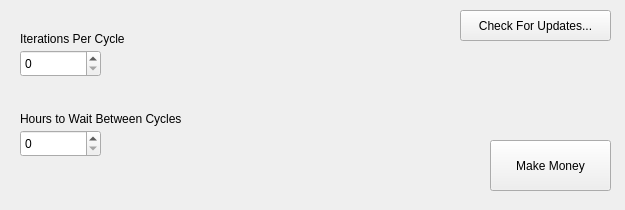
<?xml version="1.0" encoding="UTF-8"?>
<ui version="4.0">
 <class>MainWindow</class>
 <widget class="QMainWindow" name="MainWindow">
  <property name="geometry">
   <rect>
    <x>0</x>
    <y>0</y>
    <width>625</width>
    <height>210</height>
   </rect>
  </property>
  <property name="windowTitle">
   <string>MoneyMaker</string>
  </property>
  <widget class="QWidget" name="centralWidget">
   <widget class="QPushButton" name="pushButton">
    <property name="geometry">
     <rect>
      <x>490</x>
      <y>140</y>
      <width>121</width>
      <height>51</height>
     </rect>
    </property>
    <property name="text">
     <string>Make Money</string>
    </property>
   </widget>
   <widget class="QSpinBox" name="spinBox">
    <property name="geometry">
     <rect>
      <x>20</x>
      <y>50</y>
      <width>81</width>
      <height>27</height>
     </rect>
    </property>
   </widget>
   <widget class="QSpinBox" name="spinBox_2">
    <property name="geometry">
     <rect>
      <x>20</x>
      <y>130</y>
      <width>81</width>
      <height>27</height>
     </rect>
    </property>
   </widget>
   <widget class="QLabel" name="label">
    <property name="geometry">
     <rect>
      <x>20</x>
      <y>30</y>
      <width>161</width>
      <height>17</height>
     </rect>
    </property>
    <property name="text">
     <string>Iterations Per Cycle</string>
    </property>
   </widget>
   <widget class="QLabel" name="label_2">
    <property name="geometry">
     <rect>
      <x>20</x>
      <y>110</y>
      <width>221</width>
      <height>17</height>
     </rect>
    </property>
    <property name="text">
     <string>Hours to Wait Between Cycles</string>
    </property>
   </widget>
   <widget class="QPushButton" name="pushButton_2">
    <property name="geometry">
     <rect>
      <x>460</x>
      <y>10</y>
      <width>151</width>
      <height>31</height>
     </rect>
    </property>
    <property name="text">
     <string>Check For Updates...</string>
    </property>
   </widget>
  </widget>
 </widget>
 <layoutdefault spacing="6" margin="11"/>
 <resources/>
 <connections/>
</ui>
